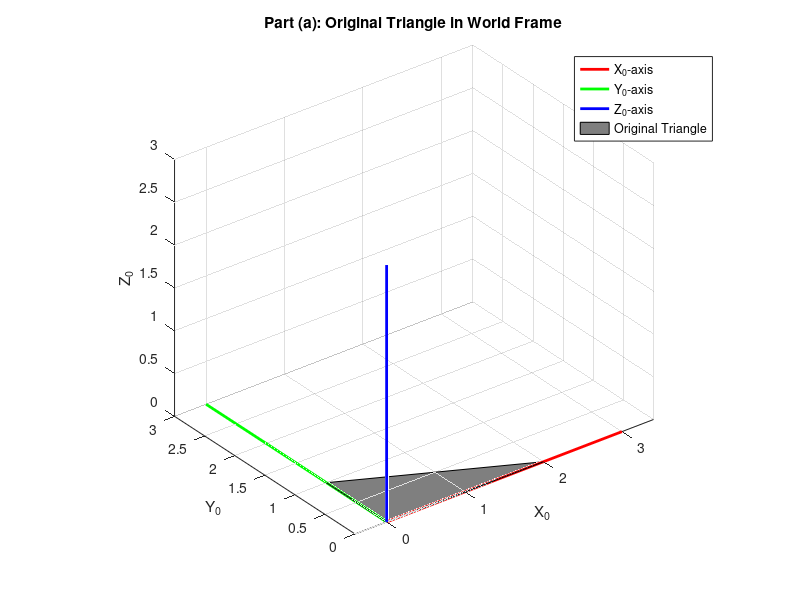
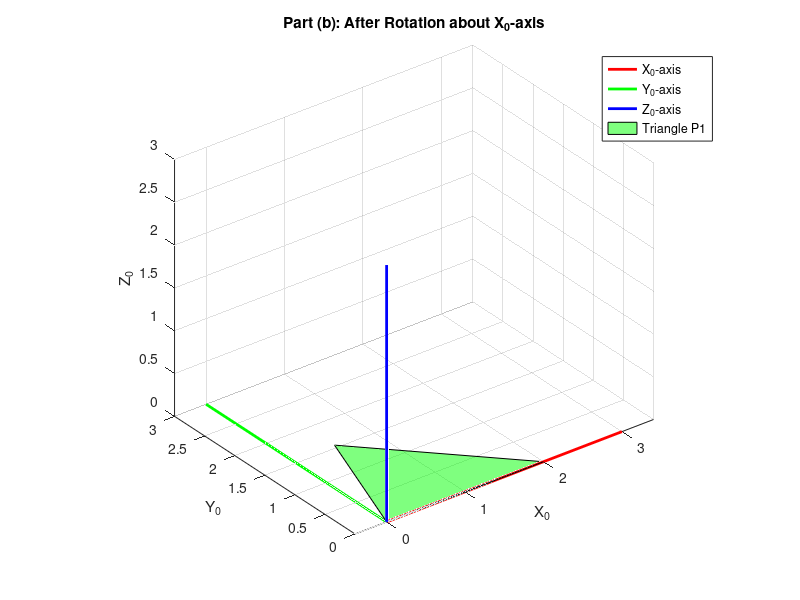
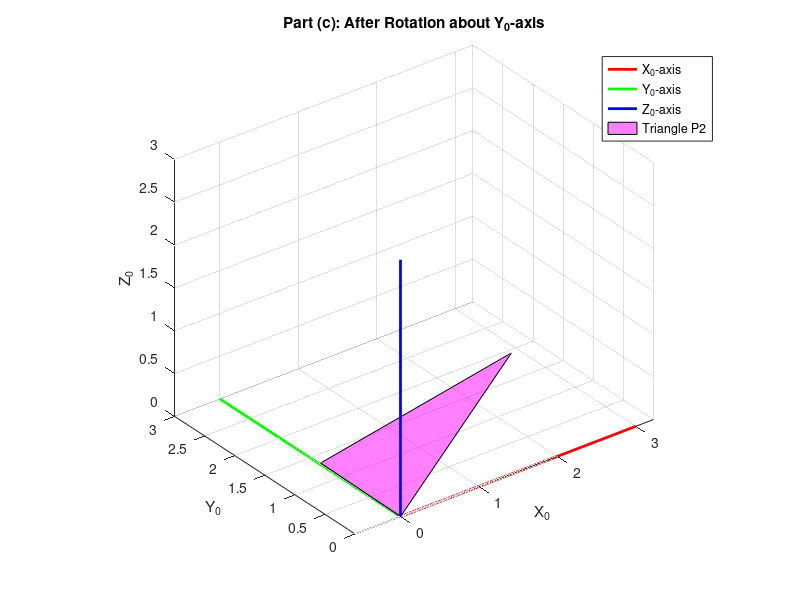
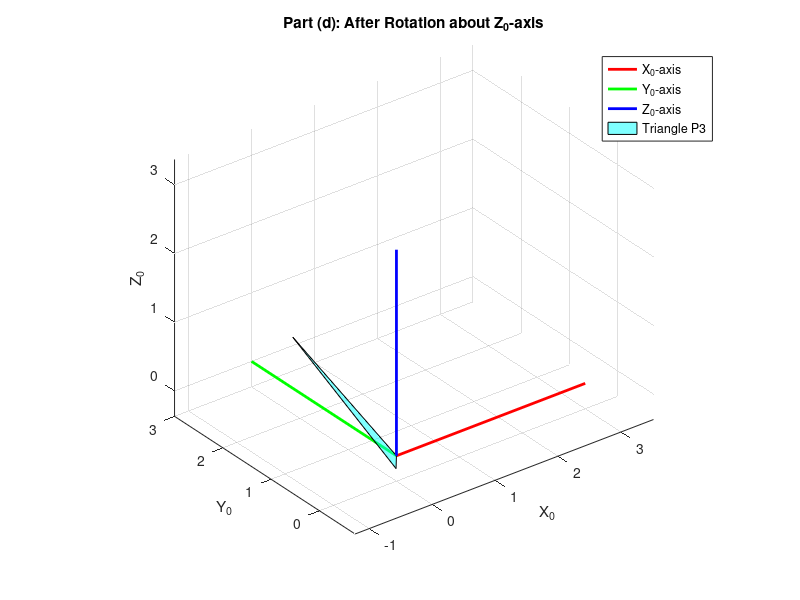

Write the MATLAB code that produced these figures, in order.
clear; clc; close all;

% --- Setup: Define Points and Axis Properties for Plotting ---
P0 = [0, 2, 0;  % X-coordinates for A, B, C
      0, 0, 1;  % Y-coordinates for A, B, C
      0, 0, 0]; % Z-coordinates for A, B, C

% Define properties for drawing the world frame axes
axis_len = 3; % Length of the axis lines
axis_width = 2; % LineWidth for prominence

% --- Part a: Original Triangle ---
figure('Name', 'Part (a): Original Triangle ABC');
hold on;
% Draw World Frame O_0X_0Y_0Z_0
plot3([0 axis_len], [0 0], [0 0], 'r', 'LineWidth', axis_width); % X-axis in Red
plot3([0 0], [0 axis_len], [0 0], 'g', 'LineWidth', axis_width); % Y-axis in Green
plot3([0 0], [0 0], [0 axis_len], 'b', 'LineWidth', axis_width); % Z-axis in Blue
% Draw the triangle
patch(P0(1,:), P0(2,:), P0(3,:), 'k', 'FaceAlpha', 0.5); % Black, semi-transparent
grid on; axis equal; view(3);
title('Part (a): Original Triangle in World Frame');
xlabel('X_0'); ylabel('Y_0'); zlabel('Z_0');
legend('X_0-axis', 'Y_0-axis', 'Z_0-axis', 'Original Triangle');
hold off;

% --- Part b: Rotation about X0 ---
theta_x = pi/6;
Rx = [1,0,0; 0,cos(theta_x),-sin(theta_x); 0,sin(theta_x),cos(theta_x)];
P1 = Rx * P0;
figure('Name', 'Part (b): Rotation about X0');
hold on;
plot3([0 axis_len], [0 0], [0 0], 'r', 'LineWidth', axis_width);
plot3([0 0], [0 axis_len], [0 0], 'g', 'LineWidth', axis_width);
plot3([0 0], [0 0], [0 axis_len], 'b', 'LineWidth', axis_width);
patch(P1(1,:), P1(2,:), P1(3,:), 'g', 'FaceAlpha', 0.5); % Green
grid on; axis equal; view(3);
title('Part (b): After Rotation about X_0-axis');
xlabel('X_0'); ylabel('Y_0'); zlabel('Z_0');
legend('X_0-axis', 'Y_0-axis', 'Z_0-axis', 'Triangle P1');
hold off;

% --- Part c: Rotation about Y0 ---
theta_y = -pi/4;
Ry = [cos(theta_y),0,sin(theta_y); 0,1,0; -sin(theta_y),0,cos(theta_y)];
P2 = Ry * P1;
figure('Name', 'Part (c): Rotation about Y0');
hold on;
plot3([0 axis_len], [0 0], [0 0], 'r', 'LineWidth', axis_width);
plot3([0 0], [0 axis_len], [0 0], 'g', 'LineWidth', axis_width);
plot3([0 0], [0 0], [0 axis_len], 'b', 'LineWidth', axis_width);
patch(P2(1,:), P2(2,:), P2(3,:), 'm', 'FaceAlpha', 0.5); % Magenta
grid on; axis equal; view(3);
title('Part (c): After Rotation about Y_0-axis');
xlabel('X_0'); ylabel('Y_0'); zlabel('Z_0');
legend('X_0-axis', 'Y_0-axis', 'Z_0-axis', 'Triangle P2');
hold off;

% --- Part d: Rotation about Z0 ---
theta_z = 2*pi/3;
Rz = [cos(theta_z),-sin(theta_z),0; sin(theta_z),cos(theta_z),0; 0,0,1];
P3 = Rz * P2;
figure('Name', 'Part (d): Rotation about Z0');
hold on;
plot3([0 axis_len], [0 0], [0 0], 'r', 'LineWidth', axis_width);
plot3([0 0], [0 axis_len], [0 0], 'g', 'LineWidth', axis_width);
plot3([0 0], [0 0], [0 axis_len], 'b', 'LineWidth', axis_width);
patch(P3(1,:), P3(2,:), P3(3,:), 'c', 'FaceAlpha', 0.5); % Cyan
grid on; axis equal; view(3);
title('Part (d): After Rotation about Z_0-axis');
xlabel('X_0'); ylabel('Y_0'); zlabel('Z_0');
legend('X_0-axis', 'Y_0-axis', 'Z_0-axis', 'Triangle P3');
hold off;

% --- Part e: Return to Original Position ---
R_total = Rz * Ry * Rx;
R_inverse = R_total';
P_final = R_inverse * P3;
figure('Name', 'Part (e): Return to Original Position');
hold on;
plot3([0 axis_len], [0 0], [0 0], 'r', 'LineWidth', axis_width);
plot3([0 0], [0 axis_len], [0 0], 'g', 'LineWidth', axis_width);
plot3([0 0], [0 0], [0 axis_len], 'b', 'LineWidth', axis_width);
patch(P_final(1,:), P_final(2,:), P_final(3,:), 'y', 'FaceAlpha', 0.5); % Yellow
grid on; axis equal; view(3);
title('Part (e): Triangle After Applying Final Rotation R');
xlabel('X_0'); ylabel('Y_0'); zlabel('Z_0');
legend('X_0-axis', 'Y_0-axis', 'Z_0-axis', 'Final Triangle');
hold off;
